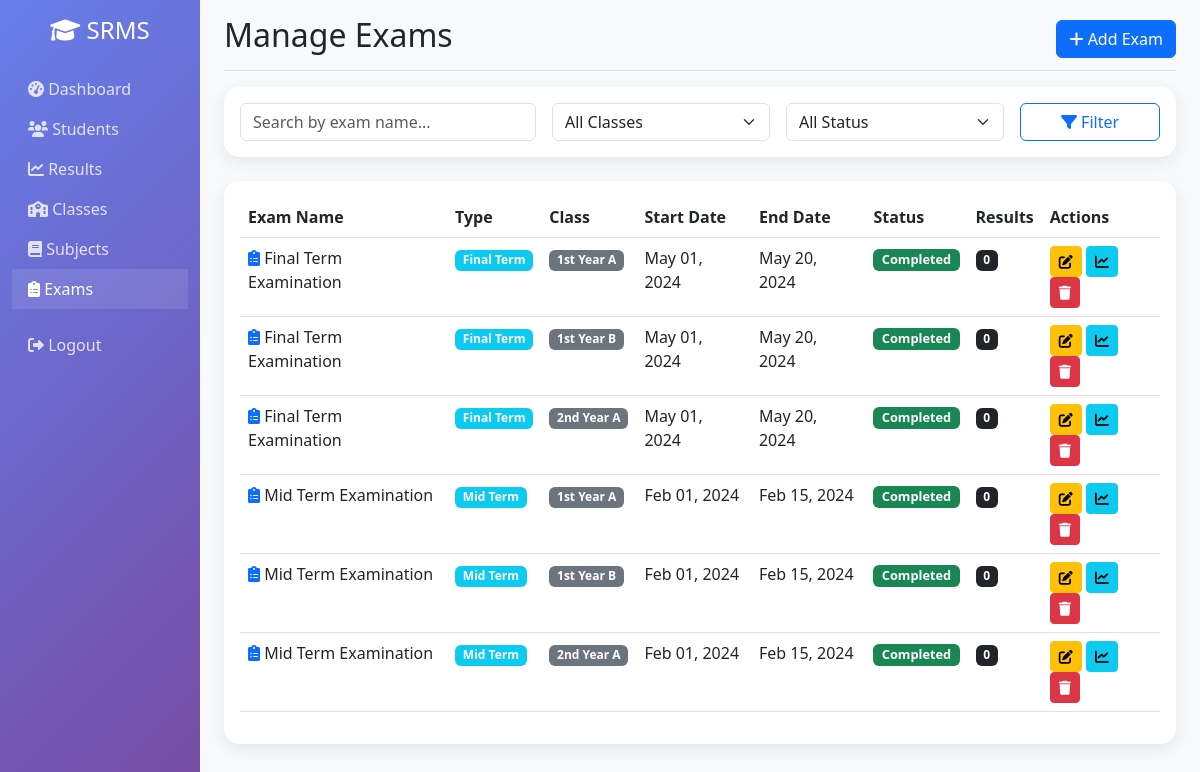
/exams.php (signed in), run on the app's committed database.
### tables this page shows
CREATE TABLE `exams` (
  `id` int(11) NOT NULL AUTO_INCREMENT,
  `exam_name` varchar(100) NOT NULL,
  `exam_type` enum('Mid Term','Final Term','Unit Test','Assignment') NOT NULL,
  `class_id` int(11) NOT NULL,
  `start_date` date DEFAULT NULL,
  `end_date` date DEFAULT NULL,
  `status` enum('Upcoming','Ongoing','Completed') NOT NULL DEFAULT 'Upcoming',
  `created_at` timestamp NOT NULL DEFAULT current_timestamp(),
  PRIMARY KEY (`id`),
  KEY `class_id` (`class_id`),
  CONSTRAINT `exams_ibfk_1` FOREIGN KEY (`class_id`) REFERENCES `classes` (`id`) ON DELETE CASCADE
);

CREATE TABLE `classes` (
  `id` int(11) NOT NULL AUTO_INCREMENT,
  `class_name` varchar(50) NOT NULL,
  `section` varchar(10) DEFAULT NULL,
  `created_at` timestamp NOT NULL DEFAULT current_timestamp(),
  PRIMARY KEY (`id`),
  UNIQUE KEY `class_name_section` (`class_name`, `section`)
);

### exams.php (the view, shortened to what this page needs)
<?php
include_once 'includes/functions.php';
$search = '';
$page = isset($_GET['page']) ? (int)$_GET['page'] : 1;
$limit = 15;
$offset = ($page - 1) * $limit;
$sql = "SELECT e.*, c.class_name, c.section,
        (SELECT COUNT(*) FROM results WHERE exam_id = e.id) as result_count
        FROM exams e
        JOIN classes c ON e.class_id = c.id WHERE 1=1";
$sql .= " ORDER BY e.start_date DESC LIMIT $limit OFFSET $offset";
$exams = $conn->query($sql);
?>
<!DOCTYPE html>
<html lang="en">
<head>
    <link href="https://cdn.jsdelivr.net/npm/bootstrap@5.3.0/dist/css/bootstrap.min.css" rel="stylesheet">
    <link rel="stylesheet" href="https://cdnjs.cloudflare.com/ajax/libs/font-awesome/6.0.0/css/all.min.css">
</head>
<body>
    <div class="container-fluid">
        <div class="row">
            <nav class="col-md-3 col-lg-2 d-md-block sidebar collapse">
                <div class="position-sticky pt-3">
                    <div class="text-center mb-4">
                        <h4 class="text-white">
                            <i class="fas fa-graduation-cap"></i> SRMS
                        </h4>
                    </div>
                    <ul class="nav flex-column">
                        <li class="nav-item">
                            <a class="nav-link" href="index.php">
                                <i class="fas fa-tachometer-alt"></i> Dashboard
                            </a>
                        </li>
                        <li class="nav-item">
                            <a class="nav-link" href="students.php">
                                <i class="fas fa-users"></i> Students
                            </a>
                        </li>
                        <li class="nav-item">
                            <a class="nav-link" href="results.php">
                                <i class="fas fa-chart-line"></i> Results
                            </a>
                        </li>
                        <li class="nav-item">
                            <a class="nav-link" href="classes.php">
                                <i class="fas fa-school"></i> Classes
                            </a>
                        </li>
                        <li class="nav-item">
                            <a class="nav-link" href="subjects.php">
                                <i class="fas fa-book"></i> Subjects
                            </a>
                        </li>
                        <li class="nav-item">
                            <a class="nav-link active" href="exams.php">
                                <i class="fas fa-clipboard-list"></i> Exams
                            </a>
                        </li>
                        <li class="nav-item mt-3">
                            <a class="nav-link" href="logout.php">
                                <i class="fas fa-sign-out-alt"></i> Logout
                            </a>
                        </li>
                    </ul>
                </div>
            </nav>
            <main class="col-md-9 ms-sm-auto col-lg-10 px-md-4 main-content">
                <div class="d-flex justify-content-between flex-wrap flex-md-nowrap align-items-center pt-3 pb-2 mb-3 border-bottom">
                    <h1 class="h2">Manage Exams</h1>
                    <div class="btn-toolbar mb-2 mb-md-0">
                        <button type="button" class="btn btn-primary" data-bs-toggle="modal" data-bs-target="#addExamModal">
                            <i class="fas fa-plus"></i> Add Exam
                        </button>
                    </div>
                </div>
                <div class="card mb-4">
                    <div class="card-body">
                        <form method="GET" class="row g-3">
                            <div class="col-md-4">
                                <input type="text" class="form-control" name="search" placeholder="Search by exam name..." value="<?php echo $search; ?>">
                            </div>
                            <div class="col-md-3">
                                <select class="form-select" name="class_filter">
                                    <option value="">All Classes</option>
                                </select>
                            </div>
                            <div class="col-md-3">
                                <select class="form-select" name="status_filter">
                                    <option value="">All Status</option>
                                </select>
                            </div>
                            <div class="col-md-2">
                                <button type="submit" class="btn btn-outline-primary w-100">
                                    <i class="fas fa-filter"></i> Filter
                                </button>
                            </div>
                        </form>
                    </div>
                </div>
                <div class="card">
                    <div class="card-body">
                        <div class="table-responsive">
                            <table class="table table-hover">
                                <thead>
                                    <tr>
                                        <th>Exam Name</th>
                                        <th>Type</th>
                                        <th>Class</th>
                                        <th>Start Date</th>
                                        <th>End Date</th>
                                        <th>Status</th>
                                        <th>Results</th>
                                        <th>Actions</th>
                                    </tr>
                                </thead>
                                <tbody>
                                    <?php while ($exam = $exams->fetch_assoc()): ?>
                                    <tr>
                                        <td>
                                            <i class="fas fa-clipboard-list text-primary"></i>
                                            <?php echo htmlspecialchars($exam['exam_name']); ?>
                                        </td>
                                        <td>
                                            <span class="badge bg-info"><?php echo $exam['exam_type']; ?></span>
                                        </td>
                                        <td>
                                            <span class="badge bg-secondary">
                                                <?php echo $exam['class_name'] . ' ' . $exam['section']; ?>
                                            </span>
                                        </td>
                                        <td><?php echo date('M d, Y', strtotime($exam['start_date'])); ?></td>
                                        <td><?php echo date('M d, Y', strtotime($exam['end_date'])); ?></td>
                                        <td>
                                            <span class="badge status-badge bg-<?php
                                                if ($exam['status'] == 'Upcoming') echo 'warning';
                                                elseif ($exam['status'] == 'Ongoing') echo 'primary';
                                                else echo 'success';
                                            ?>">
                                                <?php echo $exam['status']; ?>
                                            </span>
                                        </td>
                                        <td>
                                            <span class="badge bg-dark"><?php echo $exam['result_count']; ?></span>
                                        </td>
                                        <td>
                                            <a href="?edit=<?php echo $exam['id']; ?>" class="btn btn-sm btn-warning btn-action">
                                                <i class="fas fa-edit"></i>
                                            </a>
                                            <a href="exam_results.php?id=<?php echo $exam['id']; ?>" class="btn btn-sm btn-info btn-action">
                                                <i class="fas fa-chart-line"></i>
                                            </a>
                                            <a href="?delete=<?php echo $exam['id']; ?>" class="btn btn-sm btn-danger btn-action" onclick="return confirm('Are you sure?')">
                                                <i class="fas fa-trash"></i>
                                            </a>
                                        </td>
                                    </tr>
                                    <?php endwhile; ?>
                                </tbody>
                            </table>
                        </div>
                    </div>
                </div>
            </main>
        </div>
    </div>
</body>
</html>

### exams.php (style rules this page uses)
.sidebar { min-height: 100vh; background: linear-gradient(135deg, #667eea 0%, #764ba2 100%); }
.sidebar .nav-link { color: rgba(255, 255, 255, 0.8); transition: all 0.3s; }
.sidebar .nav-link:hover, .sidebar .nav-link.active { color: white; background: rgba(255, 255, 255, 0.1); }
.main-content { background-color: #f8f9fa; min-height: 100vh; }
.card { border: none; border-radius: 15px; box-shadow: 0 5px 15px rgba(0, 0, 0, 0.08); }
.btn-action { padding: 0.25rem 0.5rem; font-size: 0.875rem; }
.status-badge { font-size: 0.8rem; }

### data on the page
exams: exam_name "Final Term Examination", exam_type "Final Term", class.class_name "1st Year", class.section "A", start_date "May 01, 2024", end_date "May 20, 2024", status "Completed", result_count "0"
exams: exam_name "Final Term Examination", exam_type "Final Term", class.class_name "1st Year", class.section "B", start_date "May 01, 2024", end_date "May 20, 2024", status "Completed", result_count "0"
exams: exam_name "Final Term Examination", exam_type "Final Term", class.class_name "2nd Year", class.section "A", start_date "May 01, 2024", end_date "May 20, 2024", status "Completed", result_count "0"
exams: exam_name "Mid Term Examination", exam_type "Mid Term", class.class_name "1st Year", class.section "A", start_date "Feb 01, 2024", end_date "Feb 15, 2024", status "Completed", result_count "0"
exams: exam_name "Mid Term Examination", exam_type "Mid Term", class.class_name "1st Year", class.section "B", start_date "Feb 01, 2024", end_date "Feb 15, 2024", status "Completed", result_count "0"
exams: exam_name "Mid Term Examination", exam_type "Mid Term", class.class_name "2nd Year", class.section "A", start_date "Feb 01, 2024", end_date "Feb 15, 2024", status "Completed", result_count "0"
